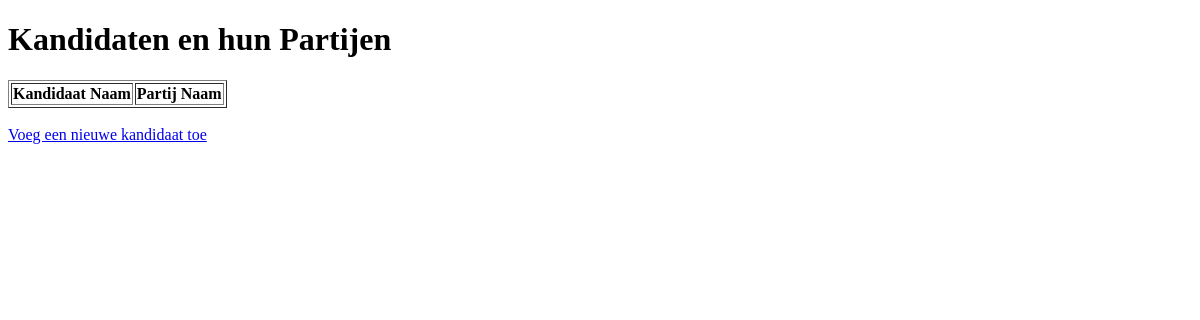
Before: /src/koppelen/read.php with the older database file.
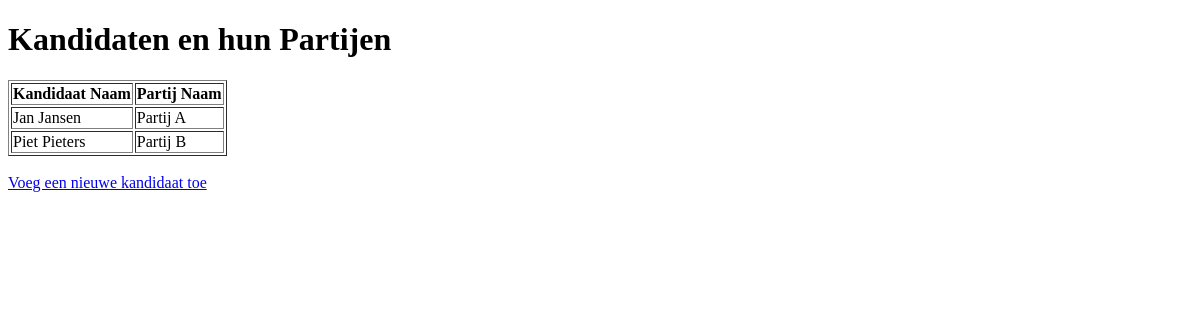
After: the same page with the newer database file.
### tables this page shows
CREATE TABLE `kandidaten` (
  `Kandidaat_ID` int(11) NOT NULL,
  `Kandidaat_Naam` varchar(100) NOT NULL,
  `Partij_ID` int(11) NOT NULL
);

CREATE TABLE `partijen` (
  `Partij_ID` int(11) NOT NULL,
  `Partij_Naam` varchar(100) NOT NULL
);

### src/koppelen/read.php (the view, shortened to what this page needs)
<?php
require 'db.php';
$stmt = $pdo->query('
    SELECT kandidaten.Kandidaat_Naam, partijen.Partij_Naam
    FROM kandidaten
    INNER JOIN partijen ON kandidaten.Partij_ID = partijen.Partij_ID
');
$kandidaten = $stmt->fetchAll();
?>
<!DOCTYPE html>
<html lang="nl">
<head>
</head>
<body>
    <h1>Kandidaten en hun Partijen</h1>
    <table border="1">
        <thead>
            <tr>
                <th>Kandidaat Naam</th>
                <th>Partij Naam</th>
            </tr>
        </thead>
        <tbody>
            <?php foreach ($kandidaten as $kandidaat): ?>
                <tr>
                    <td><?php echo htmlspecialchars($kandidaat['Kandidaat_Naam']); ?></td>
                    <td><?php echo htmlspecialchars($kandidaat['Partij_Naam']); ?></td>
                </tr>
            <?php endforeach; ?>
        </tbody>
    </table>
    <br>
    <a href="insert.php">Voeg een nieuwe kandidaat toe</a>
</body>
</html>

Changed rows visible on the page:
added kandidaten: Kandidaat_Naam "Jan Jansen", Partij_ID.Partij_Naam "Partij A"
added kandidaten: Kandidaat_Naam "Piet Pieters", Partij_ID.Partij_Naam "Partij B"
